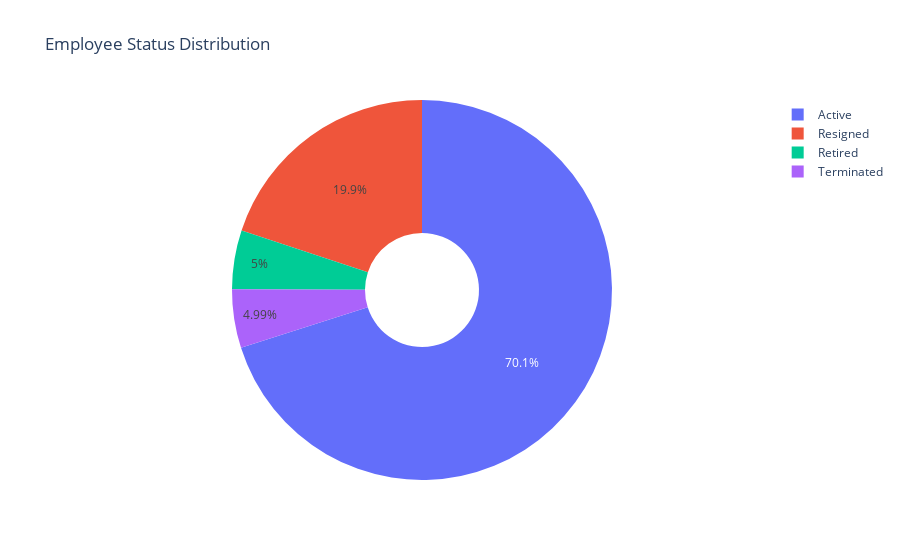

The code cell stored with this chart in its notebook:
### Markdown cell above
**Q1: What is the distribution of Employee Status (Active, Resigned etc)**

### Code cell
status_counts = df_hr["Status"].value_counts()

# Represting the info:
fig = px.pie(values = status_counts.values,
            names = status_counts.index,
            title = "Employee Status Distribution",
            hole = 0.3)
fig.show()

### Figure 1 — Plotly figure (JSON) as saved in the notebook; plotly's stock layout.template omitted (floating-point values rounded to 4 significant figures)
{"data": [{"domain": {"x": [0, 1], "y": [0, 1]}, "hole": 0.3, "hovertemplate": "label=%{label}<br>value=%{value}<extra></extra>", "labels": ["Active", "Resigned", "Retired", "Terminated"], "legendgroup": "", "name": "", "showlegend": true, "type": "pie", "values": [1401558, 398660, 99912, 99870]}], "layout": {"legend": {"tracegroupgap": 0}, "title": {"text": "Employee Status Distribution"}}}
